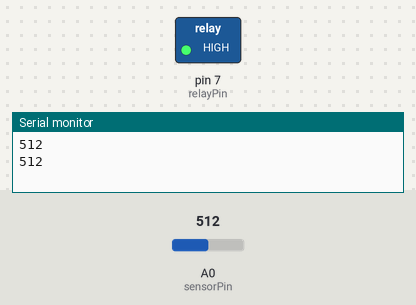
Bench run of a sketch on a simulated Arduino Uno, built with avr-gcc and run on an emulated ATmega328P. Parts: switched loads named in the sketch (green lamp = pin HIGH), the last lines printed to the serial monitor. The inputs (shaded band) are chosen by the test bench; at power-on: A0 (sensorPin) = 512.

Above: at 1.8 s.
1.9 s: A0 (sensorPin) set to 307
3.4 s: A0 (sensorPin) set to 293
At 4.8 s:
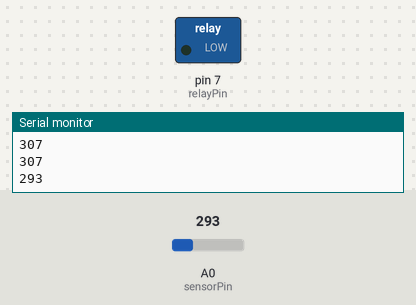
5.5 s: A0 (sensorPin) set to 306
At 6.3 s:
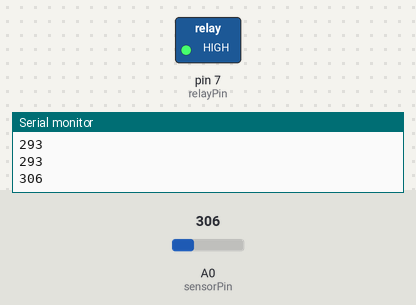
7.5 s: A0 (sensorPin) set to 290
At 9.0 s:
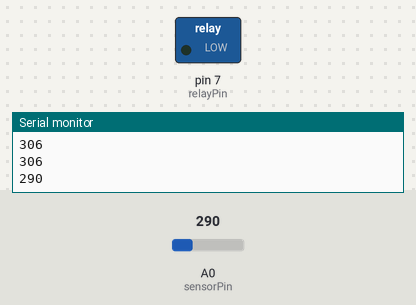
Timing chart, 0 to 10.5 s (numbered marks = the images above; inputs shaded):
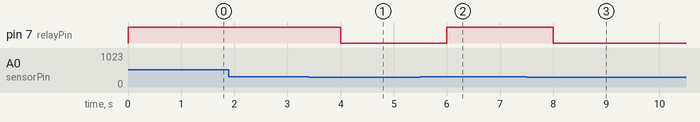

Measured:
- the behaviour switches between 301 and 300 on A0 (sensorPin) (found by bisection; images 0 and 1)
- after the input at 3.4 s, pin 7 (relayPin): HIGH → LOW after 0.60 s
- after the input at 5.5 s, pin 7 (relayPin): LOW → HIGH after 0.50 s
- after the input at 7.5 s, pin 7 (relayPin): HIGH → LOW after 0.50 s

The sketch:

Fan_control.ino
```cpp
int sensorPin = A0; // Air quality sensor connected to A0
int relayPin = 7;   // Relay module connected to pin 7
int threshold = 300; // Pollution level threshold

void setup() {
  pinMode(relayPin, OUTPUT);
  Serial.begin(9600);
}

void loop() {
  int pollution = analogRead(sensorPin);
  Serial.println(pollution);

  if (pollution > threshold) {
    digitalWrite(relayPin, HIGH); // Turn on fan
  } else {
    digitalWrite(relayPin, LOW); // Turn off fan
  }
  delay(1000);
}
```
